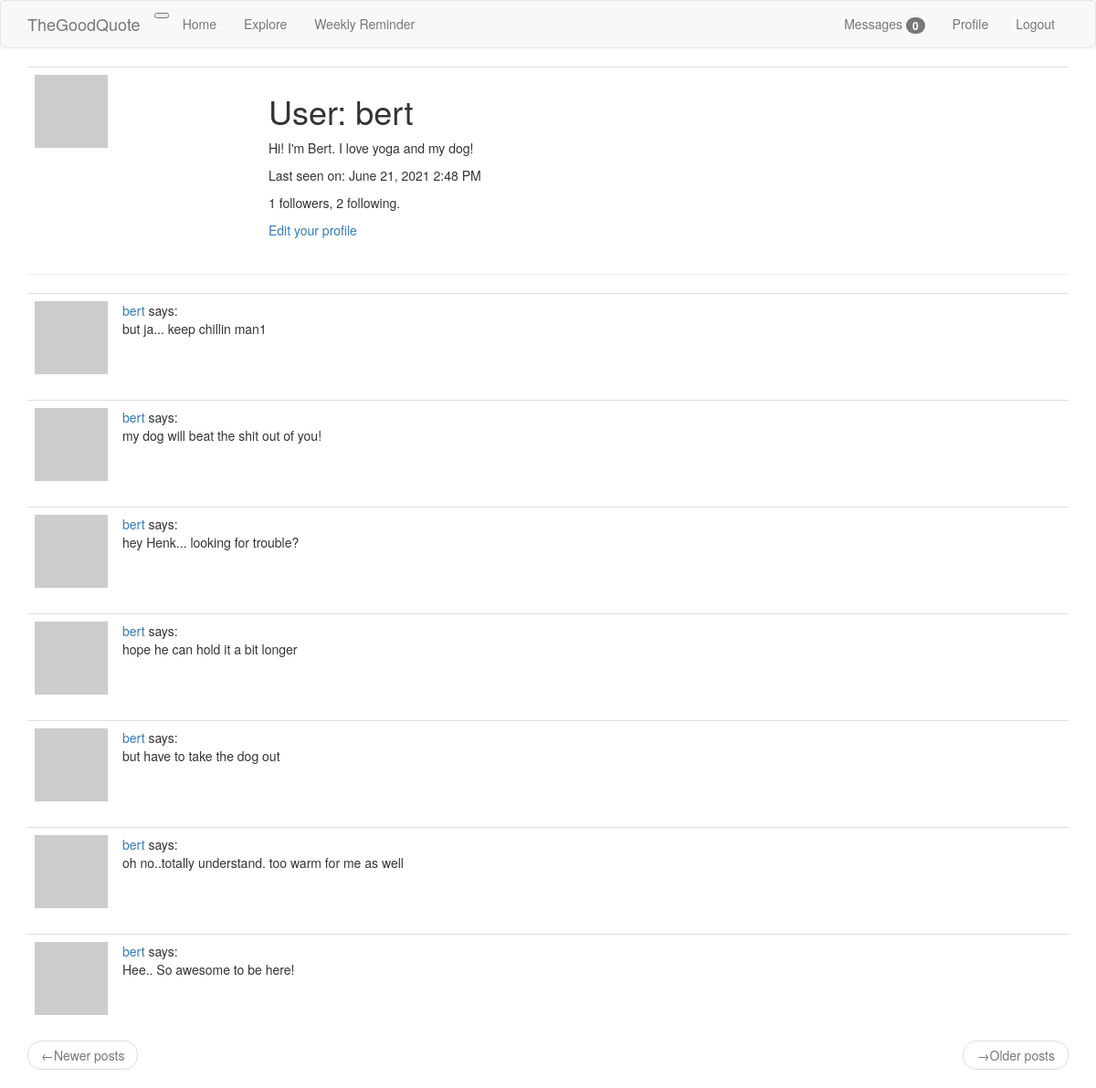
Page /user/bert (signed in) on the earlier database version.
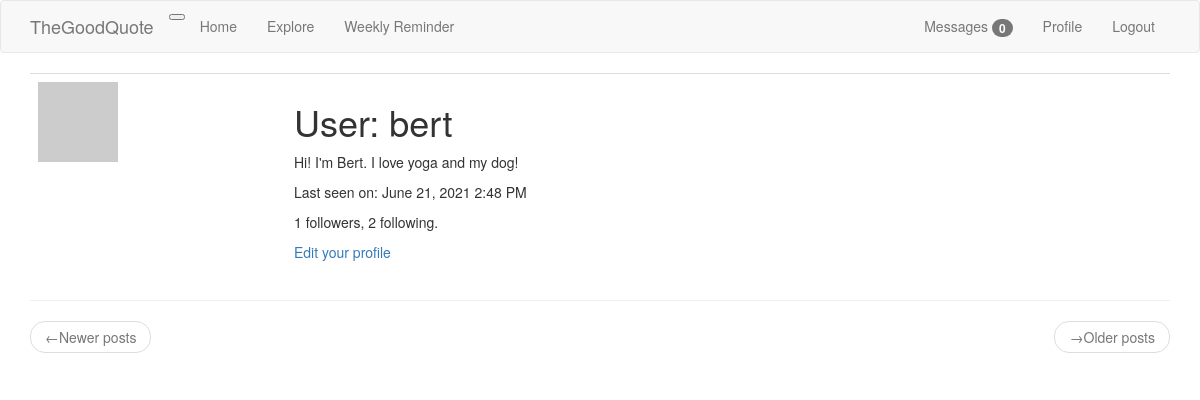
Same page on the later database version.
### app/models.py (models this page shows, shortened)
class User(UserMixin, db.Model):
    id = db.Column(db.Integer, primary_key=True)
    username = db.Column(db.String(60), index=True, unique=True)
    email = db.Column(db.String(120), index=True, unique=True)
    password_hash = db.Column(db.String(128))
    posts = db.relationship('Post', backref='author', lazy='dynamic')
    todos = db.relationship('Todo', backref='author', lazy='dynamic')
    about_me = db.Column(db.String(140))
    last_seen = db.Column(db.DateTime, default=datetime.utcnow)
    followed = db.relationship(
        'User', secondary=followers,
        primaryjoin=(followers.c.follower_id == id),
        secondaryjoin=(followers.c.followed_id == id),
        backref=db.backref('followers', lazy='dynamic'), lazy='dynamic')
    messages_sent = db.relationship('Message',
                                    foreign_keys='Message.sender_id',
                                    backref='author', lazy='dynamic')
    messages_received = db.relationship('Message',
                                        foreign_keys='Message.recipient_id',
                                        backref='recipient', lazy='dynamic')
    last_message_read_time = db.Column(db.DateTime)
    notifications = db.relationship('Notification', backref='user', lazy='dynamic')
    def avatar(self, size):
        digest = md5(self.email.lower().encode('utf-8')).hexdigest()
        return 'https://www.gravatar.com/avatar?{}?d=identicon&s={}'.format(
            digest, size)
    def new_messages(self):
        last_read_time = self.last_message_read_time or datetime(1900, 1, 1)
        return Message.query.filter_by(recipient=self).filter(
            Message.timestamp > last_read_time).count()

class Post(db.Model):
    id = db.Column(db.Integer, primary_key=True)
    body = db.Column(db.String(140))
    timestamp = db.Column(db.DateTime, index=True, default=datetime.utcnow)
    user_id = db.Column(db.Integer, db.ForeignKey('user.id'))

### app/routes.py (the view)
@app.route('/user/<username>')
@login_required
def user(username):
    user = User.query.filter_by(username=username).first_or_404()
    page = request.args.get('page', 1, type=int)
    posts = user.posts.order_by(Post.timestamp.desc()).paginate(
        page, app.config['POSTS_PER_PAGE'], False)
    next_url = url_for('user', username=user.username, page=posts.next_num) \
        if posts.has_next else None
    prev_url = url_for('user', username=user.username, page=posts.prev_num) \
        if posts.has_prev else None
    form = EmptyForm()
    return render_template('user.html', user=user, posts=posts.items,
                           next_url=next_url, prev_url=prev_url, form=form)

### app/models.py (called while the page is built)
@login.user_loader
def load_user(id):
    return User.query.get(int(id))

### app/routes.py (called while the page is built)
@app.before_request
def before_request():
    if current_user.is_authenticated:
        current_user.last_seen = datetime.utcnow()
        db.session.commit()

### app/templates/user.html (shortened to what this page needs)
{% extends 'base.html' %}
{% block app_content %}
    <table class="table table-hover">
        <tr>
            <td width="256px"><img src="{{ user.avatar(256) }}"></td>
            <td>
                <h1>User: {{ user.username }}</h1>
                {% if user.about_me %}<p>{{ user.about_me }}</p>{% endif %}
                {% if user.last_seen %}
                <p>Last seen on: {{ moment(user.last_seen).format('LLL') }}</p>
                {% endif %}
                <p>{{ user.followers.count() }} followers, {{ user.followed.count() }} following.</p>
                {% if user == current_user %}
                <p><a href="{{ url_for('edit_profile') }}">Edit your profile</a></p>
                {% endif %}
            </td>
        </tr>
    </table>
    <hr>
    {% for post in posts %}
        {% include '_post.html' %}
    {% endfor %}
    <nav aria-label="...">
        <ul class="pager">
            <li class="previous{%if not prev_url %} disabled{% endif %}">
                <a href="{{ prev_url or '#' }}">
                    <span aria-hidden="true">&larr;</span>Newer posts
                </a>
            </li>
            <li class="next{%if not next_url %} disabled{% endif %}">
                <a href="{{ next_url or '#' }}">
                    <span aria-hidden="true">&rarr;</span>Older posts
                </a>
            </li>
        </ul>
    </nav>
{% endblock %}

### app/templates/base.html (shortened to what this page needs)
{% extends 'bootstrap/base.html' %}
{% block navbar %}
    <nav class="navbar navbar-default">
        <div class="container">
            <div class="navbar-header">
                <button type="button"class="navbar-toogle collapsed" data-toggle="collapse" data-target="#bs-example-navbar-collapse-1" aria-expanded="false">
                </button>
                <a class="navbar-brand" href="{{ url_for('index') }}">TheGoodQuote</a>
            </div>
            <div class="collapse navbar-collapse" id="bs-example-navbar-collapse-1">
                <ul class="nav navbar-nav">
                    <li><a href="{{ url_for('index') }}">Home</a></li>
                    <li><a href="{{ url_for('explore') }}">Explore</a></li>
                    <li><a href="{{ url_for('todo') }}">Weekly Reminder</a></li>
                </ul>
                <ul class="nav navbar-nav navbar-right">
                    {% if current_user.is_anonymous %}
                    <li><a href="{{ url_for('login') }}">Login</a></li>
                    {% else %}
                    <li>
                        <a href="{{ url_for('messages') }}">Messages
                            {% set new_messages = current_user.new_messages() %}
                            <span id="message_count" class="badge"
                             style="visibility: visible;">
                                {{ new_messages }}
                            </span>
                        </a>
                    </li>
                    <li><a href="{{ url_for('user', username=current_user.username) }}">Profile</a></li>
                    <li><a href="{{ url_for('logout') }}">Logout</a></li>
                    {% endif %}
                </ul>
            </div>
        </div>
    </nav>
{% endblock %}
{% block content %}
    <div class="container">
        {% block app_content %}{% endblock %}
    </div>
{% endblock %}

### app/templates/_post.html
<table class="table table-hover">
    <tr>
        <td width="70px">
            <a href="{{ url_for('user', username=post.author.username )}}">
                <img src="{{ post.author.avatar(70) }}" />
            </a>
        </td>
        <td>
            <a href="{{ url_for('user', username=post.author.username )}}">
                {{ post.author.username }}
            </a>
            says:
            <br>
            <span id="post{{ post.id }}">{{ post.body }}</span>
        </td>
    </tr>
</table>

Differences in the rows shown:
removed Post: author.username "bert", body "but ja... keep chillin man1"
removed Post: author.username "bert", body "my dog will beat the shit out of you!"
removed Post: author.username "bert", body "hey Henk... looking for trouble?"
removed Post: author.username "bert", body "hope he can hold it a bit longer"
removed Post: author.username "bert", body "but have to take the dog out"
removed Post: author.username "bert", body "oh no..totally understand. too warm for me as well"
removed Post: author.username "bert", body "Hee.. So awesome to be here!"
